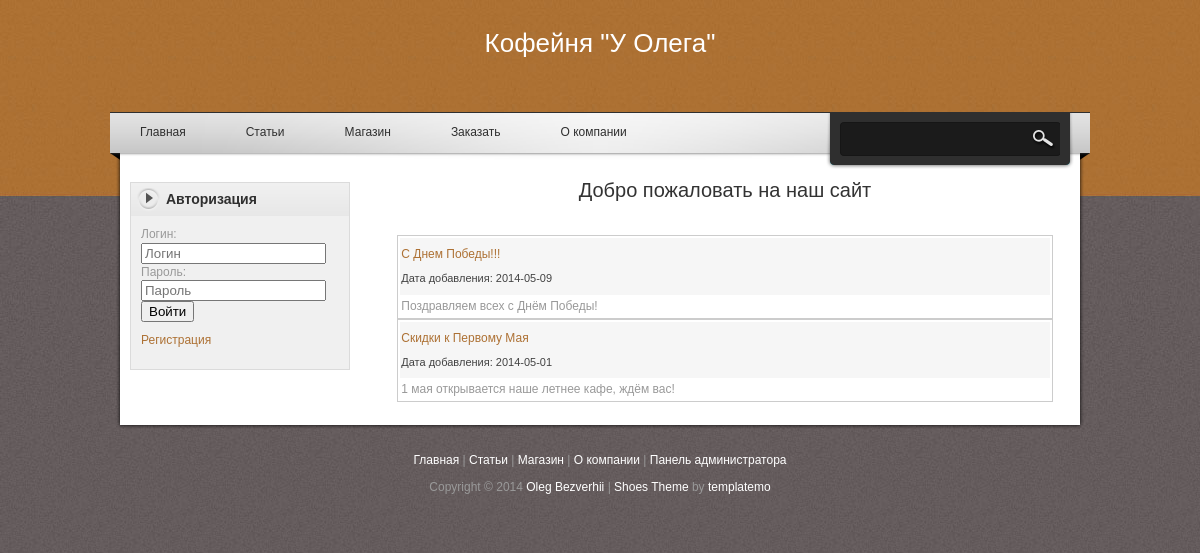
The page / on the database its author committed.
### tables this page shows
CREATE TABLE IF NOT EXISTS `news` (
  `news_id` int(10) unsigned NOT NULL AUTO_INCREMENT,
  `title` varchar(255) NOT NULL,
  `anons` text NOT NULL,
  `text` text NOT NULL,
  `date` date NOT NULL,
  PRIMARY KEY (`news_id`)
);

### index.php (the view, shortened to what this page needs)
<?php
include "config.php";
?>
<!DOCTYPE html PUBLIC "-//W3C//DTD XHTML 1.0 Transitional//EN" "http://www.w3.org/TR/xhtml1/DTD/xhtml1-transitional.dtd">
<html xmlns="http://www.w3.org/1999/xhtml">
<head>
<link href="templatemo_style.css" rel="stylesheet" type="text/css" />
<link rel="stylesheet" href="nivo-slider.css" type="text/css" media="screen" />
<link rel="stylesheet" type="text/css" href="css/ddsmoothmenu.css" />
<link rel="stylesheet" href="css/slimbox2.css" type="text/css" media="screen" />
</head>
<body>
<div id="templatemo_body_wrapper">
<div id="templatemo_wrapper">
	<div id="templatemo_header">
    	<h2 style="text-align: center;color: white;">Кофейня "У Олега"</h2>
    </div>
    <div id="templatemo_menubar">
    	<div id="top_nav" class="ddsmoothmenu">
            <ul>
			    <li><a href="index.php">Главная</a></li>
			    <li><a href="?page=articles">Статьи</a></li>
				<li><a href="?page=shop">Магазин</a>
                </li>
				<li><a href="?page=oplata">Заказать</a></li>
				<li><a href="?page=about">О компании</a></li>
            </ul>
            <br style="clear: left" />
        </div>
        <div id="templatemo_search">
            <form method="get">
              <input type="text" value=" " name="keyword" id="keyword" title="keyword" onfocus="clearText(this)" onblur="clearText(this)" class="txt_field" />
              <input type="submit" name="search" value=" " alt="Search" id="searchbutton" title="Search" class="sub_btn"  />
            </form>
        </div>
    </div>
    <div id="templatemo_main">
		<div id="sidebar" class="float_l">
        	<div class="sidebar_box"><span class="bottom"></span>
				<h3>Авторизация</h3>
				<div class="content">
				<?php if(!$_SESSION['auth']['user']): ?>
				<form method="post">
					<label for="login">Логин: </label><br />
					<input type="text" name="login" required maxlength="20" id="login" placeholder="Логин"/><br />
					<label for="pass">Пароль: </label><br />
					<input type="password" name="pass" required id="pass" placeholder="Пароль"/><br />
					<input type="submit" name="auth" id="auth" value="Войти" /><br /><p></p>
					<p class="link"><a href="?page=reg">Регистрация</a></p>
				</form>
				<?php else: ?>
					<p>Добро пожаловать, <?=$_SESSION['auth']['user']?></p>
					<p><a href="?page=editpass">Изменить пароль</a></p>
					<a href="?do=logout">Выход</a>
				<?php endif; ?>
				</div>
            </div>
		<?php
		$page = $_GET['page'];
		switch($page){
			default:
			if(isset($_GET['keyword']))
			include "inc/search.php";
			else
			include "inc/home.php";
			break;
			}
		?>
    </div>
    <div id="templatemo_footer">
    	<p><a href="index.php">Главная</a> | <a href="?page=articles">Статьи</a> | <a href="?page=shop">Магазин</a> | <a href="?page=about">О компании</a> | <a href="http://shop.com/admin/index.php">Панель администратора</a>
		</p>
    	Copyright © 2014 <a href="http://bgpu.ru">Oleg Bezverhii</a> | <a href="http://www.templatemo.com/preview/templatemo_367_shoes">Shoes Theme</a> by <a href="http://www.templatemo.com" target="_parent" title="free css templates">templatemo</a></div>
</div>
</div>
</body>
</html>

### inc/home.php (shortened to what this page needs)
      </div>
      <div id="content" class="float_r">
      	<?php $result = mysql_query("SELECT * FROM news ORDER BY date DESC",$db);
		if(empty($news_id))
		{
			echo "<h3><p align='center'>Добро пожаловать на наш сайт</p></h3><br/>";
			while($myrow = mysql_fetch_array($result))
			{
			printf("<table align='center' class='news'>
				 <tr>
				 <td class='news_title'>
				 <p class='news_name'><a href='index.php?news_id=%s'>%s</a></p>
				 <p class='news_adds'>Дата добавления: %s</p>
				 </td>
				 </tr>
				 <tr>
				 <td>%s</td>
				 </tr>
					</table>", $myrow["news_id"], $myrow["title"], $myrow["date"],$myrow["anons"]);
			}
		}
	?>
</div>

### templatemo_style.css (style rules this page uses)
body { margin: 0; padding: 0; color: #999; font-family: Tahoma, Geneva, sans-serif; font-size: 12px; line-height: 1.4em; background-color: #665f5f; background-repeat: repeat; background-image: url(images/templatemo_body.jpg) }
a, a:link, a:visited { color: #ad7134; font-weight: normal; text-decoration: none }
p { margin: 0 0 10px 0; padding: 0; }
h1, h2, h3, h4, h5, h6 { color: #333; font-weight: normal; }
h2 { font-size: 26px; margin: 0 0 25px; padding: 5px 0 }
h3 { font-size: 20px; margin: 0 0 20px; padding: 0; }
.float_l { float: left }
.float_r { float: right }
#templatemo_body_wrapper { width: 100%; background: url(images/templatemo_body_top.jpg) repeat-x top }
#templatemo_wrapper { width: 980px; margin: 0 auto; }
#templatemo_header { width: 960px; padding: 30px 10px; }
#templatemo_menubar { width: 980px; height: 60px; background: url(images/templatemo_menubar.png) no-repeat; }
#templatemo_main { width: 940px; padding: 10px 20px; background: url(images/templatemo_main_bg.png) repeat-y }
#content { width: 690px }
#sidebar { width: 220px }
#templatemo_footer { width: 960px; padding: 30px 10px; text-align: center; background: url(images/templatemo_footer.png) no-repeat top }
#templatemo_search { float: right; margin: 10px 30px 0; width: 220px; height: 34px; background: url(images/templatemo_search_bg.png) }
#templatemo_search form { margin: 0; padding: 0; }
#templatemo_search .txt_field { float: left; display: block; height: 22px; line-height: 22px; width: 170px; color: #999; font-size: 12px; padding: 5px; font-variant: normal; border: none; background: none; }
#templatemo_search .sub_btn { float: right; display: block; color: #fff; height: 33px; width: 40px; font-size: 11px; font-weight: 700; line-height: 26px; cursor: pointer; border: none; background: none; }
.sidebar_box { position: relative; background: #f0f0f0; margin-bottom: 36px; border: 1px solid #dbdbdb }
.sidebar_box h3 { font-size: 14px; font-weight: 700; padding: 0 10px 0 35px; margin: 0; width: 185px; height: 33px; line-height: 33px; margin-bottom: 0; background: url(images/templatemo_sidebar_header.png) no-repeat; color: #2f2f2f }
#sidebar .sidebar_box .content { padding: 10px 10px 10px; }
#templatemo_footer { color: #999 }
#templatemo_footer a { color: #fff; }
.news { border:1px solid #cccccc; width:95%; }
.news_title { background-color:#f6f6f6; }
.news_title a { text-decoration: none; }
.news_name { font-weight:bold; margin-top:7px; margin-bottom:7px; }
.news_adds { font-size:11px; margin-top:7px; margin-bottom:7px; color:#424242; }

### css/ddsmoothmenu.css (style rules this page uses)
.ddsmoothmenu { float: left; }
.ddsmoothmenu ul { z-index:100; margin: 0; padding: 0; list-style-type: none; }
.ddsmoothmenu ul li { position: relative; display: inline; float: left; }
.ddsmoothmenu ul li a { display: block; padding: 0 30px; height: 40px; line-height: 40px; font-size: 12px; color: #2f2f2f; text-decoration: none; outline: none; text-align: center; }

### rows shown on the page
news: title "С Днем Победы!!!", date "2014-05-09", anons "Поздравляем всех с Днём Победы!"
news: title "Скидки к Первому Мая", date "2014-05-01", anons "1 мая открывается наше летнее кафе, ждём вас!"
